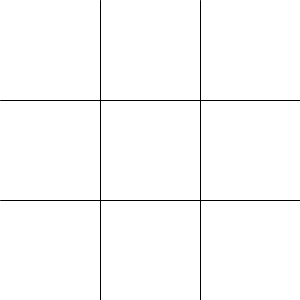
Frame 1 (no input)
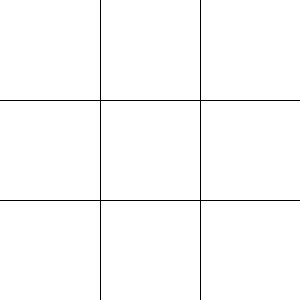
Frame 60 (the mouse pressed at the canvas centre just before this capture)
Frame 120 (the mouse held since frame 60 and released just before this capture): identical to frame 60, image omitted

The Processing sketch that drew these frames (run headless with seeded random() and noise(); from frame 60 on, the mouse is pressed at the canvas centre):

// Processing sketch: tic_tac_toe
// ── tic_tac_toe.pde
/*
  developer: Milan Rai
  git-hub:
  date: 07-05-2020
*/

int[][] mapBlock = {
 {0, 0, 0},
 {0, 0, 0},
 {0, 0, 0}
};
int player = 1;
boolean gameCompleted = false;
String winner = "none";

void setup(){
  size(300, 300);
  background(255);
  frameRate(100);
  smooth(4);
}

void draw(){
  drawGrids();
  ticktac();
  if(gameCompleted){
    textSize(20);
    stroke(#FF0000);
    fill(#FF0000);
    text(winner, 70, 150);
    noStroke();
    noFill();
  }
}


// function to draw the grids
void drawGrids( ){
  for(int i=1;i<=2;i++){
    stroke(0);
    strokeWeight(1);
    line(0, 100*i, 300, 100*i);
    noStroke();
  }
   for(int i=1;i<=2;i++){
    stroke(0);
    strokeWeight(1);
    line(100*i, 0, 100*i, 300);
    noStroke();
  }
}


void ticktac(){
  //search each block and draw cross and circle at correct block
  for(int y=0; y<3;y++){
    for(int x=0; x<3; x++){
      if(mapBlock[x][y] == 2)drawCircle(x, y);
      else if(mapBlock[x][y] == 1)drawCross(x, y);
    }
  }
}

// draw circle function
void drawCircle(int x, int y){
  stroke(0);
  strokeWeight(1);
  ellipseMode(CENTER);
  fill(255);
  ellipse((100*x)+50, (100*y)+50, 70, 70);
  noFill();
  noStroke();
}

//draw cross funtion
void drawCross(int x, int y){
  stroke(0);
  strokeWeight(.8);
  line((100*x)+20, (100*y)+20,(100*x+100-20), (100*y+100-20));
  line(100*x+20, 100*y+100-20, 100*x+100-20, 100*y+20);
  noStroke();
}

// this funtion scans and searches through the entire Block of array to search similaity
// across the vertiacal cross and horozontal cross
int gameResult(int x, int y){
  //checks if player 1 has scored
  if((mapBlock[0][y]==1)&&(mapBlock[1][y]==1)&&(mapBlock[2][y]==1)) return 1;
  else if((mapBlock[x][0]==1)&&(mapBlock[x][1]==1)&&(mapBlock[x][2]==1)) return 1;
  else if((mapBlock[0][0]==1)&&(mapBlock[1][1]==1)&&(mapBlock[2][2]==1)) return 1;
  else if((mapBlock[0][2]==1)&&(mapBlock[1][1]==1)&&(mapBlock[2][0]==1)) return 1;
  //checks if player  2 has scored
  if((mapBlock[0][y]==2)&&(mapBlock[1][y]==2)&&(mapBlock[2][y]==2)) return 2;
  else if((mapBlock[x][0]==2)&&(mapBlock[x][1]==2)&&(mapBlock[x][2]==2)) return 2;
  else if((mapBlock[0][0]==2)&&(mapBlock[1][1]==2)&&(mapBlock[2][2]==2)) return 2;
  else if((mapBlock[0][2]==2)&&(mapBlock[1][1]==2)&&(mapBlock[2][0]==2)) return 2;
  
  return 0;
}

// mouse click handle fucntion
void mouseClicked(){
  float xCor= mouseX;
  float yCor= mouseY;
  
  // map and scan through the entire grid to find the clicked grid
  if(player == 1){
    for(int y=0; y<3; y++){
      for(int x=0; x<3; x++){
        if((100*x<xCor)&&(xCor<100*(x+1))&&(100*y<yCor)&&(yCor<100*(y+1))&&(mouseButton == LEFT)){
          if((mapBlock[x][y] == 0)&&(!gameCompleted)){
            mapBlock[x][y]=1;
            if((gameResult(x, y)==1)){
              winner = "Winner is player 1\n";
              gameCompleted = true;
              ticktac();
            }
            player= 2;
            break;
          }else{
            print("invalid click!\n");
          }
        }
      }
    }
  }
  else if(player == 2){
    for(int y=0; y<3; y++){
      for(int x=0; x<3; x++){
        if((100*x<xCor)&&(xCor<100*(x+1))&&(100*y<yCor)&&(yCor<100*(y+1))&&(mouseButton == LEFT)){
          if((mapBlock[x][y] == 0)&&(!gameCompleted)){
            mapBlock[x][y]=2;
            if(gameResult(x, y)==2){
              winner = "Winner is player 2\n";
              gameCompleted = true;
              ticktac();
            }
            player= 1;
            break;
          }else{
            print("invalid click!\n");
          }
        }
      }
    }
  } 

}
